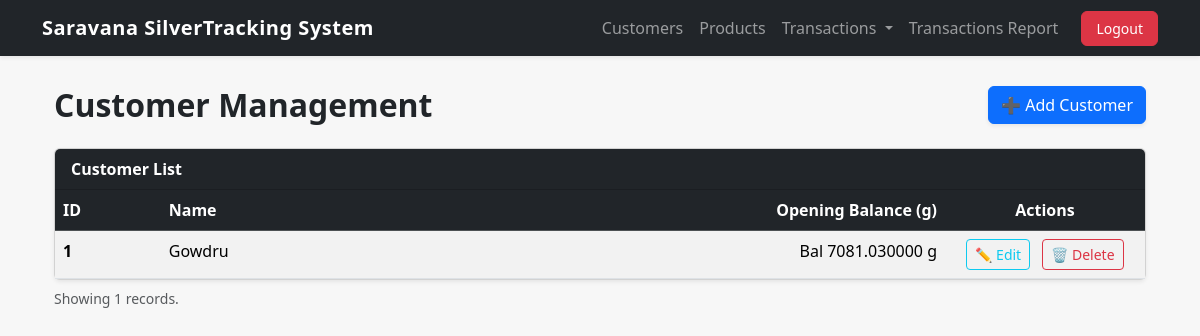
The page /customers/ (signed in) on the database its author committed.
### customers/models.py (models this page shows, shortened)
class Customer(models.Model):
    name = models.CharField(max_length=255)
    phone = models.CharField(max_length=20, blank=True, null=True)
    address = models.TextField(blank=True, null=True)
    opening_balance = models.FloatField(default=0)  # opening silver

### customers/views.py (the view)
# urls.py: path('', views.customer_list, name='customer_list'),       # List all customers
def customer_list(request):
    customers = Customer.objects.all().order_by('id')
    return render(request, 'customers/customer_list.html', {'customers': customers})

### templates/customers/customer_list.html (shortened to what this page needs)
{% extends "base.html" %}
{% load static %}
{% block content %}
<div class="container mt-4">
    <div class="d-flex justify-content-between align-items-center mb-4">
        <h2 class="fw-bold mb-0">Customer Management</h2>
        <a href="{% url 'customers:customer_add' %}" class="btn btn-primary shadow-sm">
            ➕ Add Customer
        </a>
    </div>
    <div class="card shadow-sm">
        <div class="card-header bg-dark text-white">
            <strong>Customer List</strong>
        </div>
        <div class="card-body p-0">
            <div class="table-responsive">
                <table class="table table-striped table-hover mb-0">
                    <thead class="table-dark">
                        <tr>
                            <th>ID</th>
                            <th>Name</th>
                            <th class="text-end">Opening Balance (g)</th>
                            <th class="text-center">Actions</th>
                        </tr>
                    </thead>
                    <tbody>
                        {% for customer in customers %}
                        <tr>
                            <td><strong>{{ customer.id }}</strong></td>
                            <td>{{ customer.name }}</td>
                            <td class="text-end">
                                {% if customer.opening_balance < 0 %}
                                    Bal {{ customer.opening_balance|stringformat:"f"|slice:"1:" }} g
                                {% else %}
                                    Adv {{ customer.opening_balance|floatformat:2 }} g
                                {% endif %}
                            </td>
                            <td class="text-center" style="width: 200px;">
                                <a href="{% url 'customers:customer_edit' customer.id %}"
                                   class="btn btn-outline-info btn-sm me-2">
                                    ✏️ Edit
                                </a>
                                <a href="{% url 'customers:customer_delete' customer.id %}"
                                   class="btn btn-outline-danger btn-sm"
                                   onclick="return confirm('Delete this customer?');">
                                    🗑️ Delete
                                </a>
                            </td>
                        </tr>
                        {% endfor %}
                    </tbody>
                </table>
            </div>
        </div>
    </div>
    <small class="text-muted mt-2 d-block">
        Showing {{ customers|length }} records.
    </small>
</div>
{% endblock %}

### templates/base.html (style rules this page uses)
body { background-color: #f7f7f7; }

### rows shown on the page
Customer: id "1", name "Gowdru", opening_balance "7081.030000"

### other values the page prints
{{ customers|length }} "1"
